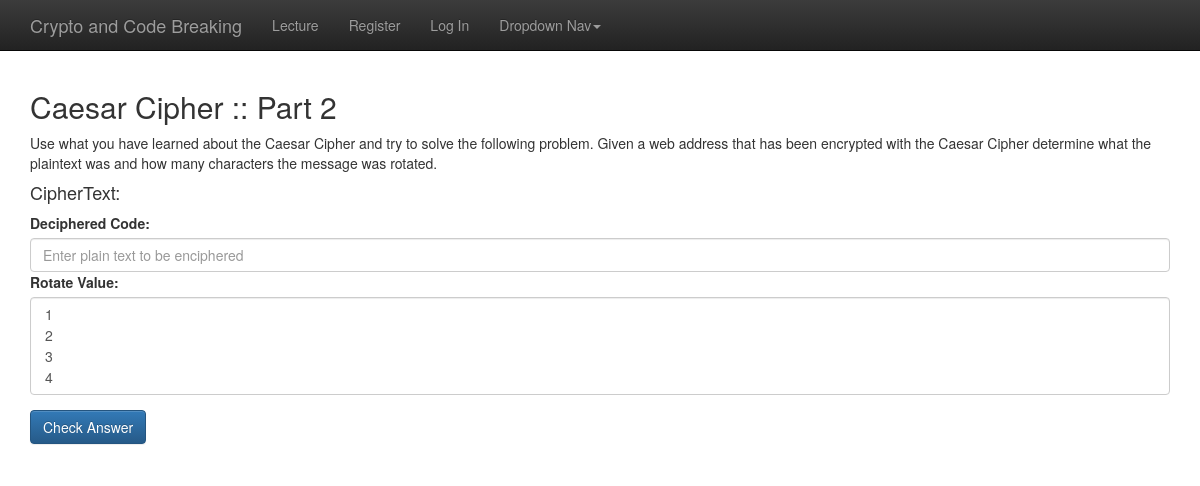
/caesar_ii/, run on the app's committed database.
### bs_theme/models.py (models this page shows, shortened)
class Challenge(models.Model):
	title = models.CharField(max_length=120)
	content = models.TextField()
	points_value = models.PositiveSmallIntegerField()
	updated = models.DateTimeField(auto_now=True, auto_now_add=False)
	points_limited = models.BooleanField(default=True)
	timestamp = models.DateTimeField(auto_now=False, auto_now_add=True)

### bs_theme/views.py (the view)
# urls.py: url(r'^caesar_ii/$', views.caesar_ii, name='caesar_ii'),
def caesar_ii(request):
    c = Challenges()
    challenge = Challenge.objects.filter(id=2)
    choices = []
    for x in range(1,27):
        choices.append(x)
    answer_pt = 'www.secretstash.com'
    if request.method == 'GET':
        data = request.GET
        user_pt = data.get('user_pt')
        user_rot = str(data.get('user_rot'))
        answer_rot = data.get('answer_rot')
        answered = data.get('answered')
        print answered
        print 'pre answer_rot: ' + str(answer_rot)
        if not answer_rot or answered:
            answer_rot = random.randint(1,26)
        print answer_rot
        answer_ct = c.get_caesar(answer_rot, answer_pt)
        context = {'challenge':challenge,
            'choices': choices,
            'answer_ct':answer_ct,
            'answer_rot': answer_rot}
        user_id = data.get('user_id')
        c = Challenges()
        correct = c.caesar_ii(user_pt, user_rot, answer_pt, answer_rot, user_id)
        if correct:
            context.update({'correct':correct})
    return render(request, 'bs_theme/caesar_ii.html', context)

### bs_theme/challenges.py (called while the page is built)
	def get_caesar(self, rotate, plaintext):
		if rotate and plaintext:
			return Caesar(int(rotate)).encipher(str(plaintext), True)
		else:
			return ''

	def caesar_ii(self, user_pt, user_rot, answer_pt, answer_rot, user_id):
		answer_correct = False
		if user_pt == answer_pt and user_rot == answer_rot:
			answer_correct = True
			points_value = 10
			previous_score = UserScore.objects.get(user_id_id=user_id)
			previous_score.score += points_value
			previous_score.save()
		return answer_correct

### bs_theme/templates/bs_theme/caesar_ii.html (shortened to what this page needs)
{% extends 'base.html' %}
{% block content %}
	<div class="container theme-showcase" role="main">
		{% for c in challenge %}
		<h2>{{ c.title }}</h2>
		<p> {{ c.content }}
		{% endfor %}
		<form action="{% url 'bs_theme:caesar_ii' %}" method="get">
              <div class="form-group">
              	<h4>CipherText: {{ answer_ct }}</h4>
			    <label for="plaintext">Deciphered Code: </label>
			    <input type="text" class="form-control" id="user_pt" aria-describedby="emailHelp" placeholder="Enter plain text to be enciphered" name="user_pt">
			      <div class="form-group">
				    <label for="rotate">Rotate Value: </label>
				    <select multiple class="form-control" id="user_rot" name="user_rot">
				    	{% for x in choices %}
				     	<option>{{ x }}</option>
				     	{% endfor %}
				    </select>
  				</div>
			    <button type="submit" class="btn btn-primary">Check Answer</button>
			  </div>
		</form>
	</div>
{% endblock %}

### bs_theme/static/bs_theme/theme.css (style rules this page uses)
body { padding-top: 70px; padding-bottom: 30px; }

### data on the page
Challenge: title "Caesar Cipher :: Part 2", content "Use what you have learned about the Caesar Cipher and try to solve the following problem. Given a web address that has been encrypted with the Caesar Cipher determine what the plaintext was and how many characters the message was rotated."
